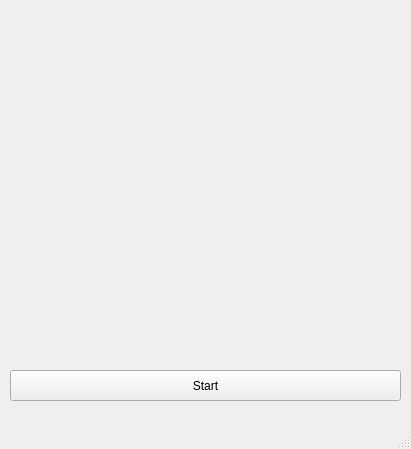
<?xml version="1.0" encoding="UTF-8"?>
<ui version="4.0">
 <class>MainWindow</class>
 <widget class="QMainWindow" name="MainWindow">
  <property name="geometry">
   <rect>
    <x>0</x>
    <y>0</y>
    <width>411</width>
    <height>449</height>
   </rect>
  </property>
  <property name="windowTitle">
   <string>MainWindow</string>
  </property>
  <widget class="QWidget" name="centralwidget">
   <widget class="QPushButton" name="pushButton">
    <property name="geometry">
     <rect>
      <x>10</x>
      <y>370</y>
      <width>391</width>
      <height>31</height>
     </rect>
    </property>
    <property name="text">
     <string>Start</string>
    </property>
   </widget>
  </widget>
  <widget class="QMenuBar" name="menubar">
   <property name="geometry">
    <rect>
     <x>0</x>
     <y>0</y>
     <width>411</width>
     <height>21</height>
    </rect>
   </property>
  </widget>
  <widget class="QStatusBar" name="statusbar"/>
 </widget>
 <resources/>
 <connections/>
</ui>
